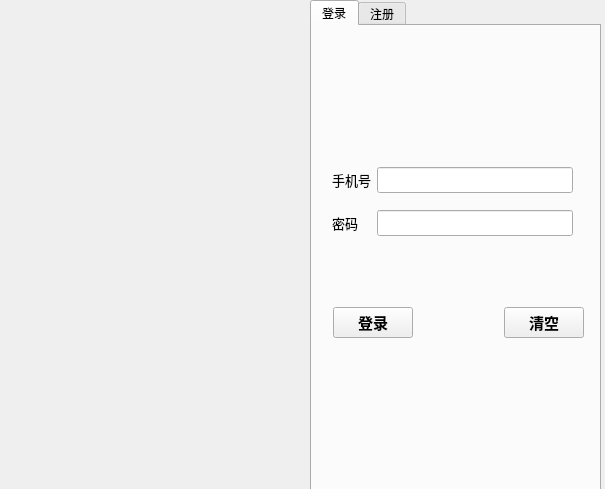
<?xml version="1.0" encoding="UTF-8"?>
<ui version="4.0">
 <class>LoginWidget</class>
 <widget class="QWidget" name="LoginWidget">
  <property name="geometry">
   <rect>
    <x>0</x>
    <y>0</y>
    <width>605</width>
    <height>489</height>
   </rect>
  </property>
  <property name="windowTitle">
   <string>登录/注册</string>
  </property>
  <widget class="QLabel" name="label">
   <property name="geometry">
    <rect>
     <x>0</x>
     <y>0</y>
     <width>311</width>
     <height>491</height>
    </rect>
   </property>
   <property name="text">
    <string/>
   </property>
   <property name="pixmap">
    <pixmap resource="res.qrc">:/images/login.png</pixmap>
   </property>
   <property name="scaledContents">
    <bool>true</bool>
   </property>
  </widget>
  <widget class="QTabWidget" name="tabWidget">
   <property name="geometry">
    <rect>
     <x>310</x>
     <y>0</y>
     <width>291</width>
     <height>491</height>
    </rect>
   </property>
   <property name="currentIndex">
    <number>0</number>
   </property>
   <widget class="QWidget" name="tab_login">
    <attribute name="title">
     <string>登录</string>
    </attribute>
    <widget class="QWidget" name="layoutWidget">
     <property name="geometry">
      <rect>
       <x>20</x>
       <y>130</y>
       <width>241</width>
       <height>91</height>
      </rect>
     </property>
     <layout class="QGridLayout" name="gridLayout">
      <item row="0" column="0">
       <widget class="QLabel" name="l_tel">
        <property name="font">
         <font>
          <family>微软雅黑</family>
          <pointsize>10</pointsize>
         </font>
        </property>
        <property name="text">
         <string>手机号</string>
        </property>
       </widget>
      </item>
      <item row="0" column="1">
       <widget class="QLineEdit" name="le_tel">
        <property name="font">
         <font>
          <family>微软雅黑</family>
          <pointsize>10</pointsize>
         </font>
        </property>
        <property name="text">
         <string/>
        </property>
       </widget>
      </item>
      <item row="1" column="0">
       <widget class="QLabel" name="l_pass">
        <property name="font">
         <font>
          <family>微软雅黑</family>
          <pointsize>10</pointsize>
         </font>
        </property>
        <property name="text">
         <string>密码</string>
        </property>
       </widget>
      </item>
      <item row="1" column="1">
       <widget class="QLineEdit" name="le_pass">
        <property name="font">
         <font>
          <family>微软雅黑</family>
          <pointsize>10</pointsize>
         </font>
        </property>
        <property name="text">
         <string/>
        </property>
        <property name="echoMode">
         <enum>QLineEdit::EchoMode::Password</enum>
        </property>
       </widget>
      </item>
     </layout>
    </widget>
    <widget class="QWidget" name="layoutWidget">
     <property name="geometry">
      <rect>
       <x>21</x>
       <y>271</y>
       <width>251</width>
       <height>51</height>
      </rect>
     </property>
     <layout class="QHBoxLayout" name="horizontalLayout">
      <item>
       <widget class="QPushButton" name="pb_login">
        <property name="font">
         <font>
          <family>微软雅黑</family>
          <pointsize>11</pointsize>
          <bold>true</bold>
         </font>
        </property>
        <property name="text">
         <string>登录</string>
        </property>
       </widget>
      </item>
      <item>
       <spacer name="horizontalSpacer">
        <property name="orientation">
         <enum>Qt::Orientation::Horizontal</enum>
        </property>
        <property name="sizeHint" stdset="0">
         <size>
          <width>40</width>
          <height>20</height>
         </size>
        </property>
       </spacer>
      </item>
      <item>
       <widget class="QPushButton" name="pb_clear">
        <property name="font">
         <font>
          <family>微软雅黑</family>
          <pointsize>11</pointsize>
          <bold>true</bold>
         </font>
        </property>
        <property name="text">
         <string>清空</string>
        </property>
       </widget>
      </item>
     </layout>
    </widget>
   </widget>
   <widget class="QWidget" name="tab_register">
    <attribute name="title">
     <string>注册</string>
    </attribute>
    <widget class="QWidget" name="layoutWidget">
     <property name="geometry">
      <rect>
       <x>20</x>
       <y>90</y>
       <width>261</width>
       <height>164</height>
      </rect>
     </property>
     <layout class="QGridLayout" name="gridLayout_2">
      <item row="3" column="1">
       <widget class="QLineEdit" name="le_pass_again">
        <property name="font">
         <font>
          <family>微软雅黑</family>
          <pointsize>10</pointsize>
         </font>
        </property>
        <property name="echoMode">
         <enum>QLineEdit::EchoMode::Password</enum>
        </property>
       </widget>
      </item>
      <item row="1" column="0">
       <widget class="QLabel" name="l_register_tel">
        <property name="font">
         <font>
          <family>微软雅黑</family>
          <pointsize>10</pointsize>
         </font>
        </property>
        <property name="text">
         <string>手机号</string>
        </property>
       </widget>
      </item>
      <item row="2" column="0">
       <widget class="QLabel" name="l_register_pass">
        <property name="font">
         <font>
          <family>微软雅黑</family>
          <pointsize>10</pointsize>
         </font>
        </property>
        <property name="text">
         <string>密码</string>
        </property>
       </widget>
      </item>
      <item row="0" column="1">
       <widget class="QLineEdit" name="le_nick">
        <property name="font">
         <font>
          <family>微软雅黑</family>
          <pointsize>10</pointsize>
         </font>
        </property>
       </widget>
      </item>
      <item row="2" column="1">
       <widget class="QLineEdit" name="le_register_pass">
        <property name="font">
         <font>
          <family>微软雅黑</family>
          <pointsize>10</pointsize>
         </font>
        </property>
        <property name="echoMode">
         <enum>QLineEdit::EchoMode::Password</enum>
        </property>
       </widget>
      </item>
      <item row="3" column="0">
       <widget class="QLabel" name="l_pass_again">
        <property name="font">
         <font>
          <family>微软雅黑</family>
          <pointsize>10</pointsize>
         </font>
        </property>
        <property name="text">
         <string>确认密码</string>
        </property>
       </widget>
      </item>
      <item row="1" column="1">
       <widget class="QLineEdit" name="le_register_tel">
        <property name="font">
         <font>
          <family>微软雅黑</family>
          <pointsize>10</pointsize>
         </font>
        </property>
       </widget>
      </item>
      <item row="0" column="0">
       <widget class="QLabel" name="l_nick">
        <property name="font">
         <font>
          <family>微软雅黑</family>
          <pointsize>10</pointsize>
         </font>
        </property>
        <property name="text">
         <string>昵称</string>
        </property>
       </widget>
      </item>
     </layout>
    </widget>
    <widget class="QWidget" name="layoutWidget">
     <property name="geometry">
      <rect>
       <x>20</x>
       <y>290</y>
       <width>251</width>
       <height>41</height>
      </rect>
     </property>
     <layout class="QHBoxLayout" name="horizontalLayout_2">
      <item>
       <widget class="QPushButton" name="pb_register">
        <property name="font">
         <font>
          <family>微软雅黑</family>
          <pointsize>11</pointsize>
          <bold>true</bold>
         </font>
        </property>
        <property name="text">
         <string>注册</string>
        </property>
       </widget>
      </item>
      <item>
       <spacer name="horizontalSpacer_2">
        <property name="orientation">
         <enum>Qt::Orientation::Horizontal</enum>
        </property>
        <property name="sizeHint" stdset="0">
         <size>
          <width>40</width>
          <height>20</height>
         </size>
        </property>
       </spacer>
      </item>
      <item>
       <widget class="QPushButton" name="pb_register_clear">
        <property name="font">
         <font>
          <family>微软雅黑</family>
          <pointsize>11</pointsize>
          <bold>true</bold>
         </font>
        </property>
        <property name="text">
         <string>清空</string>
        </property>
       </widget>
      </item>
     </layout>
    </widget>
   </widget>
  </widget>
 </widget>
 <resources>
  <include location="res.qrc"/>
 </resources>
 <connections/>
</ui>
